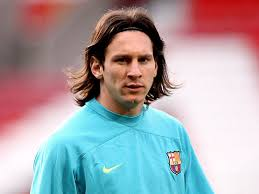
#> input picture basic python/Openq/abc.JPG, 259 x 194 px, found by its file name
$ python 3.py
#> lines starting #> are read from the running program, lines starting #| are printed output that depends on the picture
#resize img
import cv2

img = cv2.imread("abc.jpg")
#> img is the input picture: shape (194, 259, 3); mean B, G, R 168.7, 163.8, 166.5

resized = cv2.resize(img, (300,300))
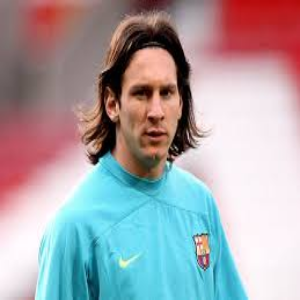
#> resized: shape (300, 300, 3); mean B, G, R 168.6, 163.7, 166.4

cv2.imshow("Legend",resized)

cv2.waitKey(2000)

cv2.destroyAllWindows()
